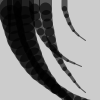
Frame 1 (no input)
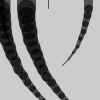
Frame 2 (the mouse pressed at the canvas centre, redrawn once)

The Processing sketch that drew these frames (run headless with seeded random() and noise(); the mouse was pressed at the canvas centre and the sketch redrawn once):

// Processing sketch: sketch_22_3
// ── sketch_22_3.pde
//22.3

void setup() {
  size(100,100);
  stroke(0, 153);
  smooth();
  noLoop();
}

// Draw 5 tails, each with random x, units and angle
void draw() {
  background(204);
  for (int i = 0; i < 6; i++) {
    float x = random(100);
    int u = int(random(25));
    float a = random(0.0, 0.20);
    if (x < 80) {
      a = -a;
    }
    tail(x, u, a);
  }
}

void tail(float xpos, int units, float angle) {
  pushMatrix();
  translate(xpos, 0);
  for (int i = units; i > 0; i--) {
    strokeWeight(i);
    line(0, 0, 0, 8);
    translate(0, 8);
    rotate(angle);
  }
  popMatrix();
}
